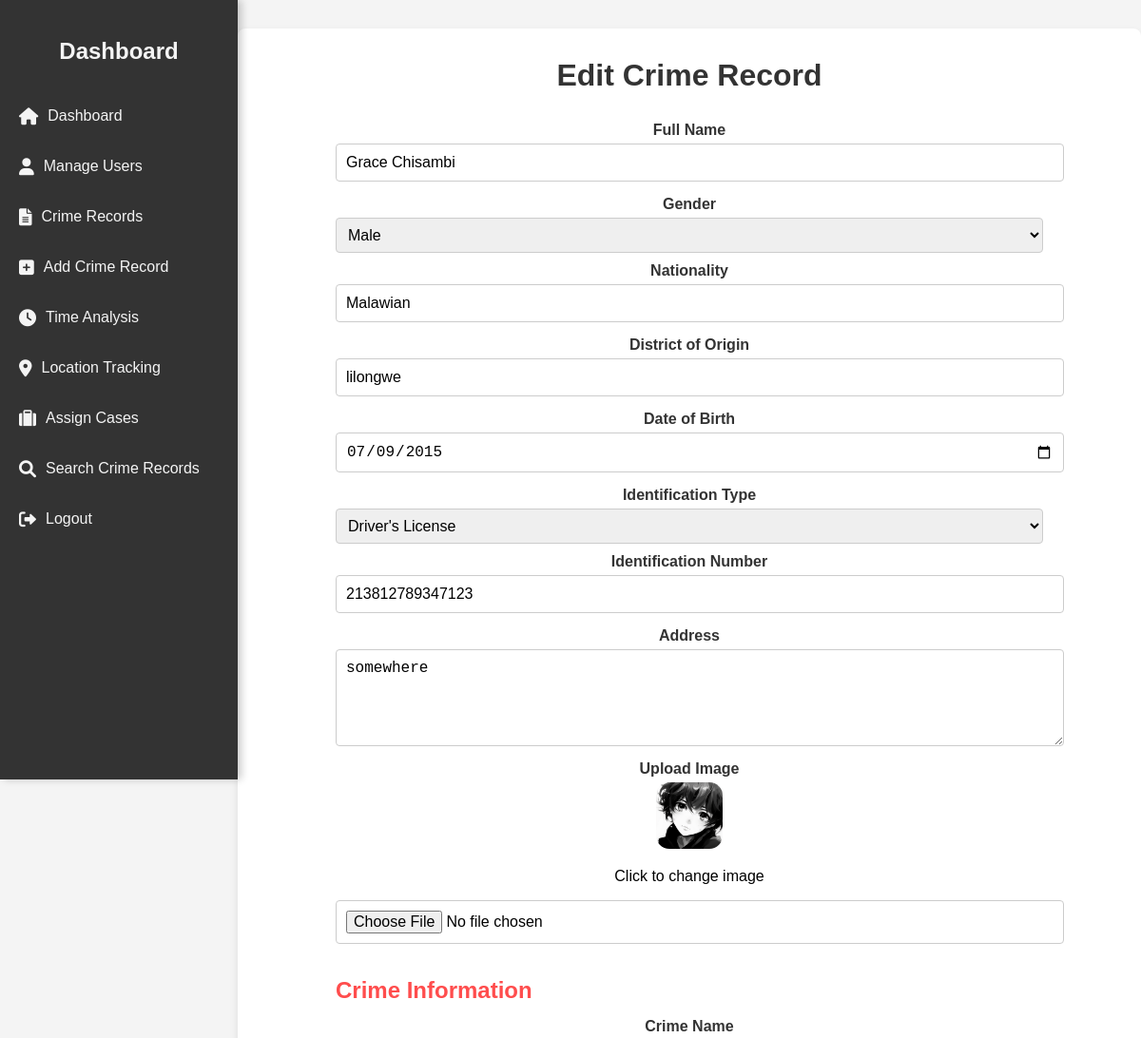
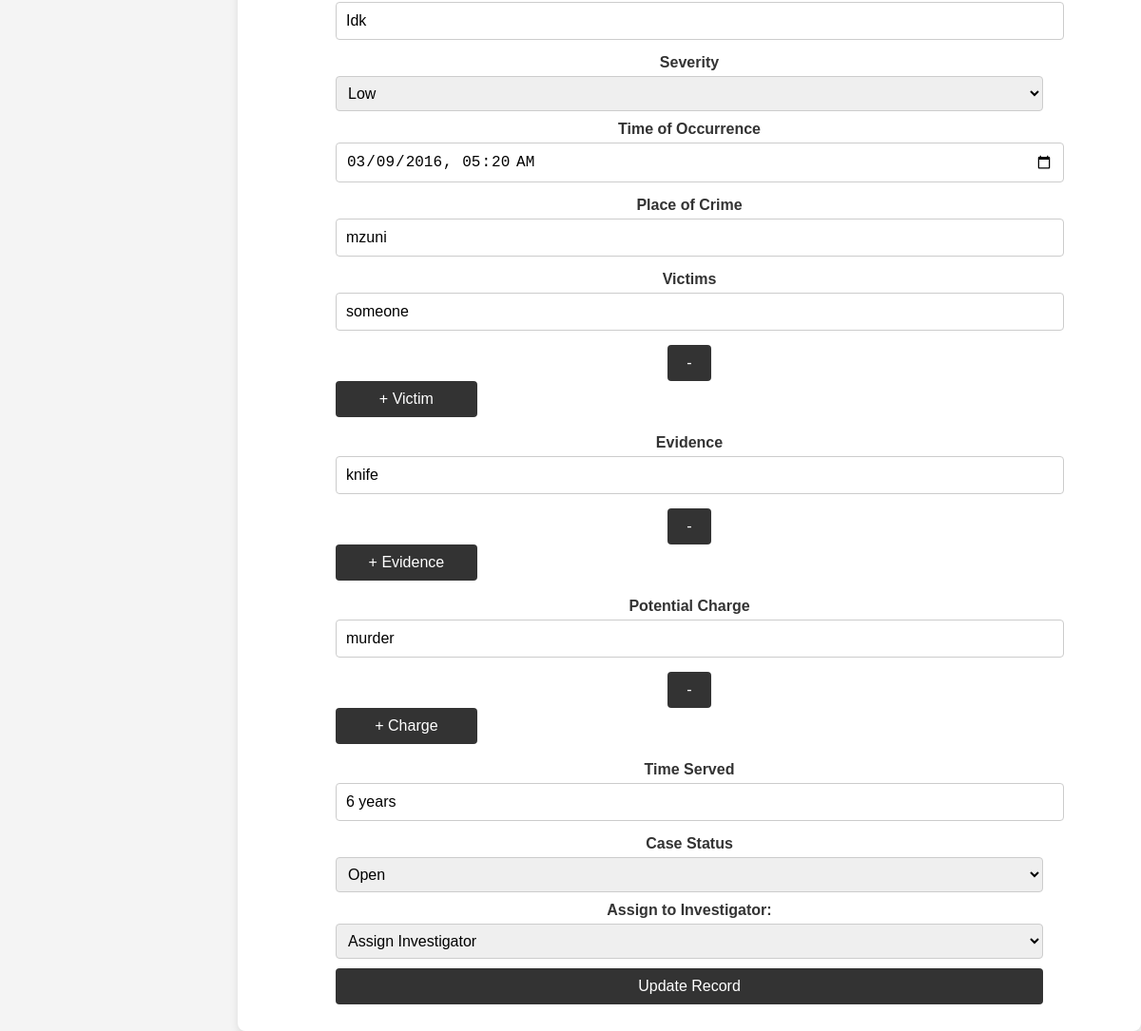
/edit_crime_record.php?id=2 (signed in), run on the app's committed database (2 pictures, top to bottom).
### tables this page shows
CREATE TABLE `crime_records` (
  `id` int(11) NOT NULL,
  `full_name` varchar(100) NOT NULL,
  `gender` enum('Male','Female','Other') NOT NULL,
  `nationality` varchar(50) NOT NULL,
  `district_of_origin` varchar(100) NOT NULL,
  `date_of_birth` date NOT NULL,
  `identification_type` enum('Driver''s License','National ID') NOT NULL,
  `identification_number` varchar(50) NOT NULL,
  `address` text NOT NULL,
  `image_path` varchar(255) DEFAULT NULL,
  `crime_name` varchar(100) NOT NULL,
  `severity` enum('Low','Moderate','High','Severe') NOT NULL,
  `time_of_occurrence` datetime NOT NULL,
  `place_of_crime` varchar(100) NOT NULL,
  `victims` text DEFAULT NULL,
  `evidence` text DEFAULT NULL,
  `potential_charge` text DEFAULT NULL,
  `time_served` varchar(100) DEFAULT NULL,
  `created_at` timestamp NOT NULL DEFAULT current_timestamp(),
  `latitude` float(10,6) DEFAULT NULL,
  `longitude` float(10,6) DEFAULT NULL,
  `case_status` enum('Open','Closed','In Progress') NOT NULL DEFAULT 'Open',
  `assigned_investigator` int(11) DEFAULT NULL
);

### edit_crime_record.php (the view, shortened to what this page needs)
<?php
require 'config2.php';
include 'header.php';
$crime_id = $_GET['id'];
$sql = "SELECT * FROM crime_records WHERE id = :id";
$stmt = $pdo->prepare($sql);
$stmt->bindParam(':id', $crime_id, PDO::PARAM_INT);
$stmt->execute();
$record = $stmt->fetch(PDO::FETCH_ASSOC);
?>
<!DOCTYPE html>
<html lang="en">
<head>
    <link rel="stylesheet" href="style/styles.css">
</head>
<body>
    <div class="form-container">
        <h1>Edit Crime Record</h1>
        <form class ="form" method="POST" enctype="multipart/form-data">
            <label>Full Name</label>
            <input type="text" name="full_name" value="<?php echo htmlspecialchars($record['full_name']); ?>" required>
            <label>Gender</label>
            <select name="gender" required>
                <option value="Male" <?php echo $record['gender'] == 'Male' ? 'selected' : ''; ?>>Male</option>
            </select>
            <label>Nationality</label>
            <input type="text" name="nationality" value="<?php echo htmlspecialchars($record['nationality']); ?>" required>
            <label>District of Origin</label>
            <input type="text" name="district_of_origin" value="<?php echo htmlspecialchars($record['district_of_origin']); ?>" required>
            <label>Date of Birth</label>
            <input type="date" name="date_of_birth" value="<?php echo htmlspecialchars($record['date_of_birth']); ?>" required>
            <label>Identification Type</label>
            <select name="identification_type" required>
                <option value="Driver's License">Driver's License</option>
            </select>
            <label>Identification Number</label>
            <input type="text" name="identification_number" value="<?php echo htmlspecialchars($record['identification_number']); ?>" required>
            <label>Address</label>
            <textarea name="address"><?php echo htmlspecialchars($record['address']); ?></textarea>
            <label>Upload Image</label>
            <?php if ($record['image_path']): ?>
                <div>
                    <img src="<?php echo htmlspecialchars($record['image_path']); ?>" alt="Current Image" style="width: 70px; height: auto; border-radius: 20%;">
                    <p>Click to change image</p>
                </div>
            <?php endif; ?>
            <input type="file" name="image" accept="image/*">
            <h2>Crime Information</h2>
            <label>Crime Name</label>
            <input type="text" name="crime_name" value="<?php echo htmlspecialchars($record['crime_name']); ?>" required>
            <label>Severity</label>
            <select name="severity" required>
                <option value="Low" <?php echo $record['severity'] == 'Low' ? 'selected' : ''; ?>>Low</option>
            </select>
            <label>Time of Occurrence</label>
            <input type="datetime-local" name="time_of_occurrence" value="<?php echo htmlspecialchars($record['time_of_occurrence']); ?>" required>
            <label>Place of Crime</label>
            <input type="text" name="place_of_crime" value="<?php echo htmlspecialchars($record['place_of_crime']); ?>" required>
            <label>Victims</label>
            <div id="victims">
                <?php
                $victims = explode(", ", $record['victims']);
                foreach ($victims as $victim): ?>
                    <div class="dynamic-field">
                        <input type="text" name="victims[]" value="<?php echo htmlspecialchars($victim); ?>" required>
                        <button class="btn" type="button" onclick="removeField(this)">-</button>
                        <br>
                    </div>
                <?php endforeach; ?>
            </div>
            <button class="btn" type="button" onclick="addField('victims')">+ Victim</button>
            <br>
            <label>Evidence</label>
            <div id="evidence">
                <?php
                $evidenceList = explode(", ", $record['evidence']);
                foreach ($evidenceList as $evidence): ?>
                    <div class="dynamic-field">
                        <input type="text" name="evidence[]" value="<?php echo htmlspecialchars($evidence); ?>" required>
                        <br>
                        <button class="btn" type="button" onclick="removeField(this)">-</button>
                        <br>
                    </div>
                <?php endforeach; ?>
            </div>
            <button class="btn" type="button" onclick="addField('evidence')">+ Evidence</button>
            <br>
            <label>Potential Charge</label>
            <div id="potential_charge">
                <?php
                $charges = explode(", ", $record['potential_charge']);
                foreach ($charges as $charge): ?>
                    <div class="dynamic-field">
                        <input type="text" name="potential_charge[]" value="<?php echo htmlspecialchars($charge); ?>" required>
                        <br>
                        <button class="btn" type="button" onclick="removeField(this)">-</button>
                        <br>
                    </div>
                <?php endforeach; ?>
            </div>
            <button class="btn" type="button" onclick="addField('potential_charge')">+ Charge</button>
            <br>
            <label>Time Served</label>
            <input type="text" name="time_served" value="<?php echo htmlspecialchars($record['time_served']); ?>">
            <label>Case Status</label>
            <select name="case_status" required>
                <option value="Open" <?php echo $record['case_status'] == 'Open' ? 'selected' : ''; ?>>Open</option>
            </select>
            <label for="investigator">Assign to Investigator:</label>
            <select id="investigator" name="investigator_id" required>
                <option value="">Assign Investigator</option>
            </select>
            <button type="submit">Update Record</button>
            <br>
        </form>
    </div>
</body>
</html>

### style/styles_header.css (style rules this page uses)
body { font-family: Arial, sans-serif; background-color: #f4f4f4; margin: 0; padding: 0; margin-left: 250px; }

### style/styles.css (style rules this page uses)
body { font-family: Arial, sans-serif; background-color: #f4f4f4; margin-left: 250px; padding: 0; }
.form-container { max-width: 1000px; margin: 30px auto; padding: 10px; background-color: #fff; border-radius: 8px; box-shadow: 0px 4px 8px rgba(0, 0, 0, 0.1); }
h1 { color: #333; text-align: center; margin-bottom: 20px; }
h2 { color: #ff4d4d; margin-bottom: 15px; }
label { font-weight: bold; color: #333; display: block; margin-bottom: 5px; }
.form { text-align: center; width: 80%; }
input[type="text"], input[type="date"], input[type="datetime-local"], textarea, select, input[type="file"] { width: 100%; padding: 10px; margin-bottom: 15px; border: 1px solid #ccc; border-radius: 4px; font-size: 16px; }
button[type="submit"], .btn { padding: 10px 20px; background-color: #333; color: #fff; border: none; border-radius: 4px; cursor: pointer; transition: background-color 0.3s; font-size: 16px; }
button[type="button"] { padding: 10px 20px; max-width: 20%; background-color: #333; color: #fff; border: none; border-radius: 4px; text-align: center; cursor: pointer; transition: background-color 0.3s; font-size: 16px; }
textarea { resize: vertical; min-height: 80px; }
.form-container form { display: flex; flex-direction: column; }
h1 { text-align: center; margin-bottom: 30px; }
body { font-family: Arial, sans-serif; }
h1 { color: #333; }
form { width: 300px; margin: 0 auto; }
label { display: block; margin-bottom: 5px; }
input, select { width: 100%; padding: 8px; margin-bottom: 10px; border: 1px solid #ccc; border-radius: 4px; }

### header.php (style rules this page uses)
h2 { color: #ff4d4d; margin-bottom: 15px; text-align: left; }

### data on the page
crime_records: full_name "Grace Chisambi", nationality "Malawian", district_of_origin "lilongwe", date_of_birth "07/09/2015", identification_number "213812789347123", address "somewhere", image_path (picture), crime_name "Idk", severity "Low", time_of_occurrence "03/09/2016 05:20", place_of_crime "mzuni", victims "someone", evidence "knife", potential_charge "murder", time_served "6 years", case_status "Open"
